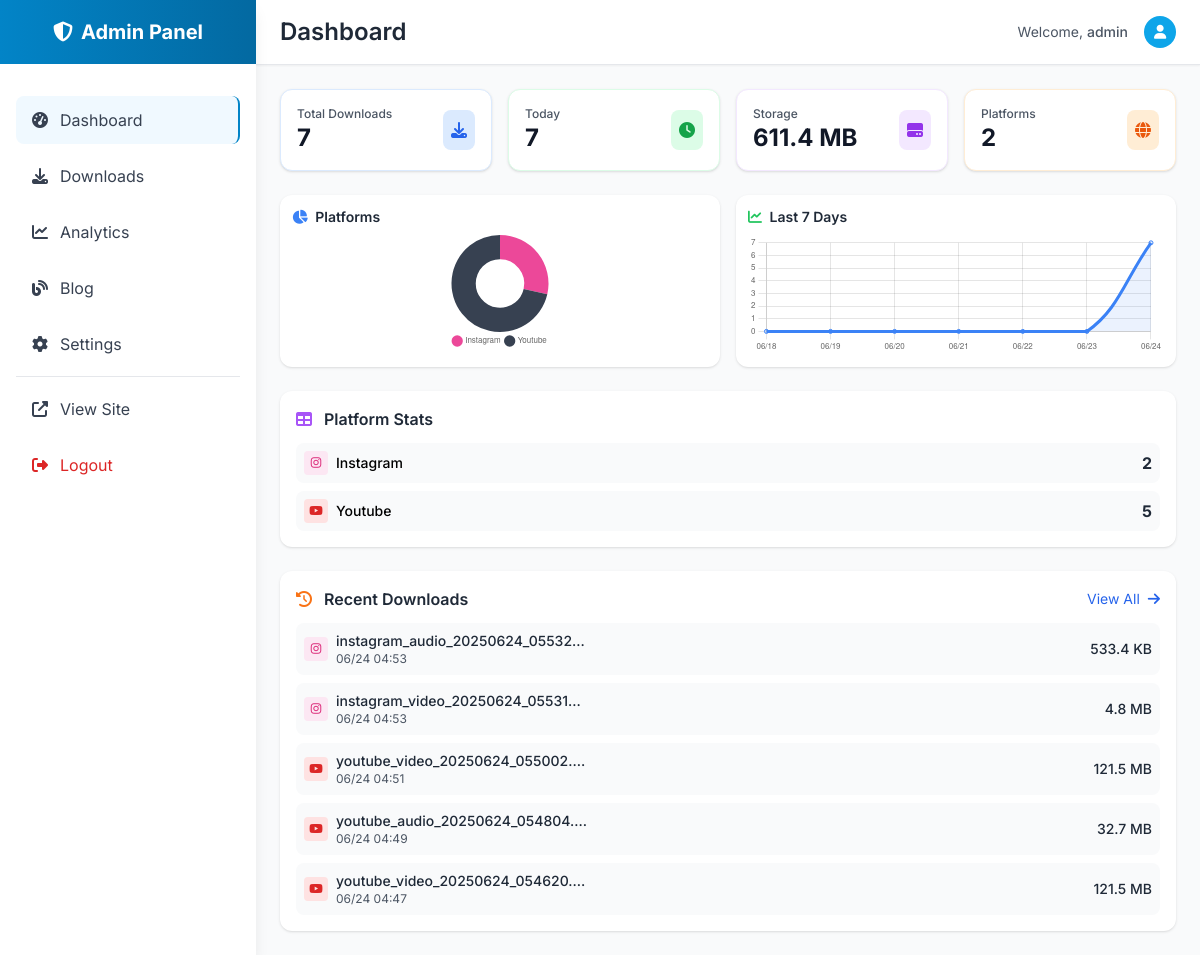
The app's page /admin/dashboard (signed in), older data.
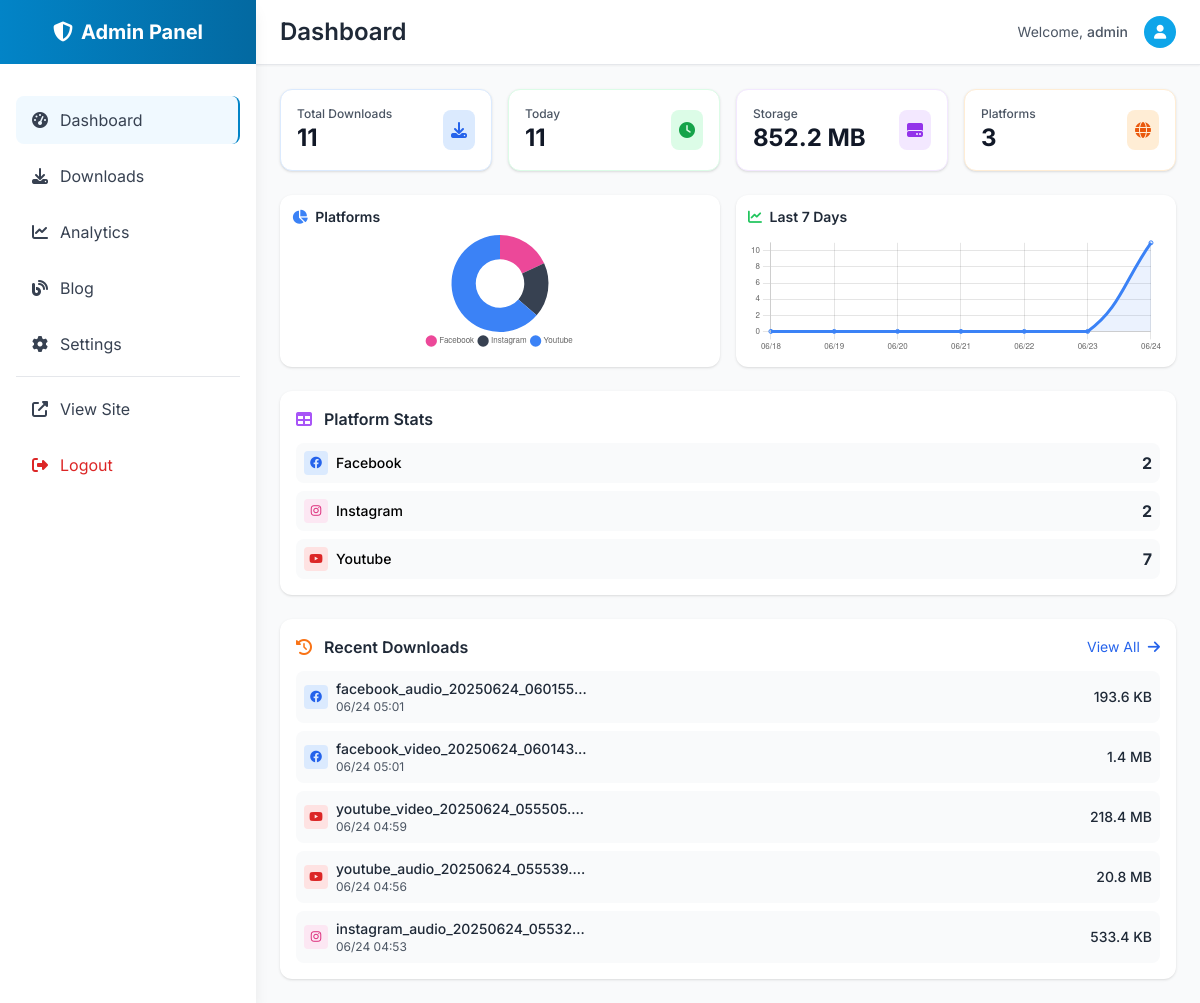
The same page, newer data.
### utils.py (models this page shows)
class DownloadHistory(db.Model):
    __tablename__ = 'download_history'
    id = Column(Integer, primary_key=True)
    url = Column(String(500), nullable=False)
    platform = Column(String(50), nullable=False)
    filename = Column(String(255), nullable=False)
    file_path = Column(String(500), nullable=False)
    file_size = Column(BigInteger)
    media_type = Column(String(50))
    created_at = Column(DateTime, default=datetime.utcnow)

### admin.py (the view)
@app.route('/admin')
@app.route('/admin/dashboard')
@admin_required
def admin_dashboard():
    total_downloads = DownloadHistory.query.count()
    today_downloads = DownloadHistory.query.filter(
        func.date(DownloadHistory.created_at) == datetime.utcnow().date()
    ).count()
    platform_stats = db.session.query(
        DownloadHistory.platform,
        func.count(DownloadHistory.id).label('count')
    ).group_by(DownloadHistory.platform).limit(5).all()
    daily_stats = []
    for i in range(7):
        date = datetime.utcnow().date() - timedelta(days=i)
        count = DownloadHistory.query.filter(
            func.date(DownloadHistory.created_at) == date
        ).count()
        daily_stats.append(type('obj', (object,), {
            'date': date,
            'downloads': count
        })())
    recent_items = DownloadHistory.query.order_by(
        desc(DownloadHistory.created_at)
    ).limit(5).all()
    total_storage = db.session.query(
        func.sum(DownloadHistory.file_size)
    ).scalar() or 0
    return render_template('admin/dashboard.html',
        total_downloads=total_downloads,
        today_downloads=today_downloads,
        platform_stats=platform_stats,
        daily_stats=daily_stats,
        recent_items=recent_items,
        total_storage=total_storage,
        format_file_size=format_file_size
    )

### admin.py (called while the page is built)
def admin_required(f):
    @wraps(f)
    def decorated_function(*args, **kwargs):
        if not session.get('admin_logged_in'):
            return redirect(url_for('admin_login'))
        return f(*args, **kwargs)
    return decorated_function

### utils.py (called while the page is built)
def format_file_size(size_bytes):
    if size_bytes == 0:
        return "0 B"
    size_names = ["B", "KB", "MB", "GB"]
    i = 0
    while size_bytes >= 1024 and i < len(size_names) - 1:
        size_bytes /= 1024.0
        i += 1
    return f"{size_bytes:.1f} {size_names[i]}"

### templates/admin/dashboard.html
{% extends "admin/base.html" %}
{% block page_title %}Dashboard{% endblock %}
{% block content %}
<div class="grid grid-cols-1 md:grid-cols-4 gap-4 mb-6">
    <div class="bg-white rounded-xl shadow p-4 border border-blue-100">
        <div class="flex items-center justify-between">
            <div>
                <p class="text-xs font-medium text-gray-600">Total Downloads</p>
                <p class="text-2xl font-bold text-gray-900">{{ total_downloads }}</p>
            </div>
            <div class="bg-blue-100 p-2 rounded-lg">
                <i class="fas fa-download text-blue-600"></i>
            </div>
        </div>
    </div>
    <div class="bg-white rounded-xl shadow p-4 border border-green-100">
        <div class="flex items-center justify-between">
            <div>
                <p class="text-xs font-medium text-gray-600">Today</p>
                <p class="text-2xl font-bold text-gray-900">{{ today_downloads }}</p>
            </div>
            <div class="bg-green-100 p-2 rounded-lg">
                <i class="fas fa-clock text-green-600"></i>
            </div>
        </div>
    </div>
    <div class="bg-white rounded-xl shadow p-4 border border-purple-100">
        <div class="flex items-center justify-between">
            <div>
                <p class="text-xs font-medium text-gray-600">Storage</p>
                <p class="text-2xl font-bold text-gray-900">{{ format_file_size(total_storage) }}</p>
            </div>
            <div class="bg-purple-100 p-2 rounded-lg">
                <i class="fas fa-hdd text-purple-600"></i>
            </div>
        </div>
    </div>
    <div class="bg-white rounded-xl shadow p-4 border border-orange-100">
        <div class="flex items-center justify-between">
            <div>
                <p class="text-xs font-medium text-gray-600">Platforms</p>
                <p class="text-2xl font-bold text-gray-900">{{ platform_stats|length }}</p>
            </div>
            <div class="bg-orange-100 p-2 rounded-lg">
                <i class="fas fa-globe text-orange-600"></i>
            </div>
        </div>
    </div>
</div>
<div class="grid grid-cols-1 lg:grid-cols-2 gap-4 mb-6">
    <div class="bg-white rounded-xl shadow p-3">
        <h3 class="text-sm font-semibold text-gray-800 mb-2">
            <i class="fas fa-chart-pie text-blue-500 mr-1"></i>
            Platforms
        </h3>
        <div style="height: 120px;">
            <canvas id="platformChart"></canvas>
        </div>
    </div>
    <div class="bg-white rounded-xl shadow p-3">
        <h3 class="text-sm font-semibold text-gray-800 mb-2">
            <i class="fas fa-chart-line text-green-500 mr-1"></i>
            Last 7 Days
        </h3>
        <div style="height: 120px;">
            <canvas id="dailyChart"></canvas>
        </div>
    </div>
</div>
<div class="bg-white rounded-xl shadow p-4 mb-6">
    <h3 class="text-md font-semibold text-gray-800 mb-3">
        <i class="fas fa-table text-purple-500 mr-2"></i>
        Platform Stats
    </h3>
    <div class="space-y-2">
        {% for stat in platform_stats %}
        <div class="flex items-center justify-between p-2 bg-gray-50 rounded-lg">
            <div class="flex items-center">
                <div class="w-6 h-6 rounded mr-2 flex items-center justify-center text-xs
                    {% if stat.platform == 'instagram' %}bg-pink-100 text-pink-600
                    {% elif stat.platform == 'tiktok' %}bg-gray-100 text-gray-800
                    {% elif stat.platform == 'facebook' %}bg-blue-100 text-blue-600
                    {% elif stat.platform == 'twitter' %}bg-sky-100 text-sky-600
                    {% elif stat.platform == 'youtube' %}bg-red-100 text-red-600
                    {% else %}bg-gray-100 text-gray-600{% endif %}">
                    <i class="fab fa-{{ stat.platform }}"></i>
                </div>
                <span class="font-medium capitalize text-sm">{{ stat.platform }}</span>
            </div>
            <span class="font-bold text-gray-800">{{ stat.count }}</span>
        </div>
        {% endfor %}
    </div>
</div>
<div class="bg-white rounded-xl shadow p-4">
    <div class="flex items-center justify-between mb-3">
        <h3 class="text-md font-semibold text-gray-800">
            <i class="fas fa-history text-orange-500 mr-2"></i>
            Recent Downloads
        </h3>
        <a href="{{ url_for('admin_downloads') }}" class="text-blue-600 hover:text-blue-800 text-sm">
            View All <i class="fas fa-arrow-right ml-1"></i>
        </a>
    </div>
    <div class="space-y-2">
        {% for item in recent_items %}
        <div class="flex items-center justify-between p-2 bg-gray-50 rounded-lg">
            <div class="flex items-center space-x-2">
                <div class="w-6 h-6 rounded flex items-center justify-center text-xs
                    {% if item.platform == 'instagram' %}bg-pink-100 text-pink-600
                    {% elif item.platform == 'tiktok' %}bg-gray-100 text-gray-800
                    {% elif item.platform == 'facebook' %}bg-blue-100 text-blue-600
                    {% elif item.platform == 'twitter' %}bg-sky-100 text-sky-600
                    {% elif item.platform == 'youtube' %}bg-red-100 text-red-600
                    {% else %}bg-gray-100 text-gray-600{% endif %}">
                    <i class="fab fa-{{ item.platform }}"></i>
                </div>
                <div>
                    <p class="font-medium text-gray-800 text-sm truncate max-w-xs">{{ item.filename[:30] }}{% if item.filename|length > 30 %}...{% endif %}</p>
                    <p class="text-xs text-gray-600">{{ item.created_at.strftime('%m/%d %H:%M') }}</p>
                </div>
            </div>
            <div class="text-right">
                <p class="text-sm font-medium text-gray-800">{{ format_file_size(item.file_size or 0) }}</p>
            </div>
        </div>
        {% endfor %}
    </div>
</div>
{% endblock %}
{% block extra_scripts %}
<script>
// Platform Distribution Chart
const platformCtx = document.getElementById('platformChart').getContext('2d');
new Chart(platformCtx, {
    type: 'doughnut',
    data: {
        labels: [{% for stat in platform_stats %}'{{ stat.platform.title() }}'{% if not loop.last %},{% endif %}{% endfor %}],
        datasets: [{
            data: [{% for stat in platform_stats %}{{ stat.count }}{% if not loop.last %},{% endif %}{% endfor %}],
            backgroundColor: ['#ec4899', '#374151', '#3b82f6', '#0ea5e9', '#ef4444'],
            borderWidth: 0
        }]
    },
    options: {
        responsive: true,
        maintainAspectRatio: false,
        plugins: {
            legend: {
                position: 'bottom',
                labels: { padding: 5, usePointStyle: true, font: { size: 8 } }
            }
        }
    }
});
// Daily Downloads Chart
const dailyCtx = document.getElementById('dailyChart').getContext('2d');
new Chart(dailyCtx, {
    type: 'line',
    data: {
        labels: [{% for stat in daily_stats|reverse %}'{{ stat.date.strftime("%m/%d") }}'{% if not loop.last %},{% endif %}{% endfor %}],
        datasets: [{
            data: [{% for stat in daily_stats|reverse %}{{ stat.downloads }}{% if not loop.last %},{% endif %}{% endfor %}],
            borderColor: '#3b82f6',
            backgroundColor: 'rgba(59, 130, 246, 0.1)',
            fill: true,
            tension: 0.4,
            pointRadius: 2
        }]
    },
    options: {
        responsive: true,
        maintainAspectRatio: false,
        scales: {
            y: { beginAtZero: true, ticks: { stepSize: 1, font: { size: 8 } } },
            x: { ticks: { font: { size: 8 } } }
        },
        plugins: { legend: { display: false } }
    }
});
</script>
{% endblock %}

### templates/admin/base.html (shortened to what this page needs)
<!DOCTYPE html>
<html lang="en" class="scroll-smooth">
<head>
    <script src="https://cdn.tailwindcss.com"></script>
    <link rel="stylesheet" href="https://cdnjs.cloudflare.com/ajax/libs/font-awesome/6.4.0/css/all.min.css">
</head>
<body class="bg-gray-50 font-sans">
    <div class="fixed inset-y-0 left-0 z-50 w-64 bg-white shadow-lg transform -translate-x-full lg:translate-x-0 transition-transform duration-300" id="sidebar">
        <div class="flex items-center justify-center h-16 bg-gradient-to-r from-admin-600 to-admin-700">
            <h1 class="text-white text-xl font-bold">
                <i class="fas fa-shield-alt mr-2"></i>Admin Panel
            </h1>
        </div>
        <nav class="mt-8">
            <div class="px-4 space-y-2">
                <a href="{{ url_for('admin_dashboard') }}" class="flex items-center px-4 py-3 text-gray-700 rounded-lg hover:bg-admin-50 hover:text-admin-600 transition-colors duration-200 {% if request.endpoint == 'admin_dashboard' %}bg-admin-50 text-admin-600 border-r-2 border-admin-600{% endif %}">
                    <i class="fas fa-tachometer-alt mr-3"></i>
                    Dashboard
                </a>
                <a href="{{ url_for('admin_downloads') }}" class="flex items-center px-4 py-3 text-gray-700 rounded-lg hover:bg-admin-50 hover:text-admin-600 transition-colors duration-200 ">
                    <i class="fas fa-download mr-3"></i>
                    Downloads
                </a>
                <a href="{{ url_for('admin_analytics') }}" class="flex items-center px-4 py-3 text-gray-700 rounded-lg hover:bg-admin-50 hover:text-admin-600 transition-colors duration-200 ">
                    <i class="fas fa-chart-line mr-3"></i>
                    Analytics
                </a>
                <a href="{{ url_for('admin_blog') }}" class="flex items-center px-4 py-3 text-gray-700 rounded-lg hover:bg-admin-50 hover:text-admin-600 transition-colors duration-200 ">
                    <i class="fas fa-blog mr-3"></i>
                    Blog
                </a>
                <a href="{{ url_for('admin_settings') }}" class="flex items-center px-4 py-3 text-gray-700 rounded-lg hover:bg-admin-50 hover:text-admin-600 transition-colors duration-200 ">
                    <i class="fas fa-cog mr-3"></i>
                    Settings
                </a>
                <div class="border-t border-gray-200 my-4"></div>
                <a href="{{ url_for('index') }}" class="flex items-center px-4 py-3 text-gray-700 rounded-lg hover:bg-gray-100 transition-colors duration-200" target="_blank">
                    <i class="fas fa-external-link-alt mr-3"></i>
                    View Site
                </a>
                <a href="{{ url_for('admin_logout') }}" class="flex items-center px-4 py-3 text-red-600 rounded-lg hover:bg-red-50 transition-colors duration-200">
                    <i class="fas fa-sign-out-alt mr-3"></i>
                    Logout
                </a>
            </div>
        </nav>
    </div>
    <div class="lg:ml-64">
        <header class="bg-white shadow-sm border-b border-gray-200">
            <div class="flex items-center justify-between px-6 py-4">
                <div class="flex items-center">
                    <h2 class="ml-4 lg:ml-0 text-2xl font-semibold text-gray-800">
                        {% block page_title %}Dashboard{% endblock %}
                    </h2>
                </div>
                <div class="flex items-center space-x-4">
                    <div class="text-sm text-gray-600">
                        Welcome, <span class="font-medium">{{ session.admin_username }}</span>
                    </div>
                    <div class="w-8 h-8 bg-admin-500 rounded-full flex items-center justify-center">
                        <i class="fas fa-user text-white text-sm"></i>
                    </div>
                </div>
            </div>
        </header>
        <main class="p-6">
            {% block content %}{% endblock %}
        </main>
    </div>
    {% block extra_scripts %}{% endblock %}
</body>
</html>

Row changes from the older to the newer data that the page shows:
no longer on this page (row unchanged): DownloadHistory: filename "instagram_video_20250624_05531", created_at "06/24 04:53", file_size "4.8 MB", platform "instagram" (drawn)
no longer on this page (row unchanged): DownloadHistory: filename "youtube_video_20250624_055002.", created_at "06/24 04:51", file_size "121.5 MB"
no longer on this page (row unchanged): DownloadHistory: filename "youtube_audio_20250624_054804.", created_at "06/24 04:49", file_size "32.7 MB"
no longer on this page (row unchanged): DownloadHistory: filename "youtube_video_20250624_054620.", created_at "06/24 04:47", file_size "121.5 MB"
added DownloadHistory: filename "facebook_audio_20250624_060155", created_at "06/24 05:01", file_size "193.6 KB", platform "facebook" (drawn)
added DownloadHistory: filename "facebook_video_20250624_060143", created_at "06/24 05:01", file_size "1.4 MB", platform "facebook" (drawn)
added DownloadHistory: filename "youtube_video_20250624_055505.", created_at "06/24 04:59", file_size "218.4 MB"
added DownloadHistory: filename "youtube_audio_20250624_055539.", created_at "06/24 04:56", file_size "20.8 MB"
Text that changed along with them:
{{ total_downloads }}: "7" → "11"
{{ today_downloads }}: "7" → "11"
{{ platform_stats|length }}: "2" → "3"
chart data {{ stat.count }}: 2, 5 → 2, 2, 7
chart data {{ stat.downloads }}: 0, 0, 0, 0, 0, 0, 7 → 0, 0, 0, 0, 0, 0, 11
text no longer shown: "611.4 MB"
text now shown: "852.2 MB"
new list line: "Facebook 2"
new list line: "Youtube 7"
list line gone: "Youtube 5"
